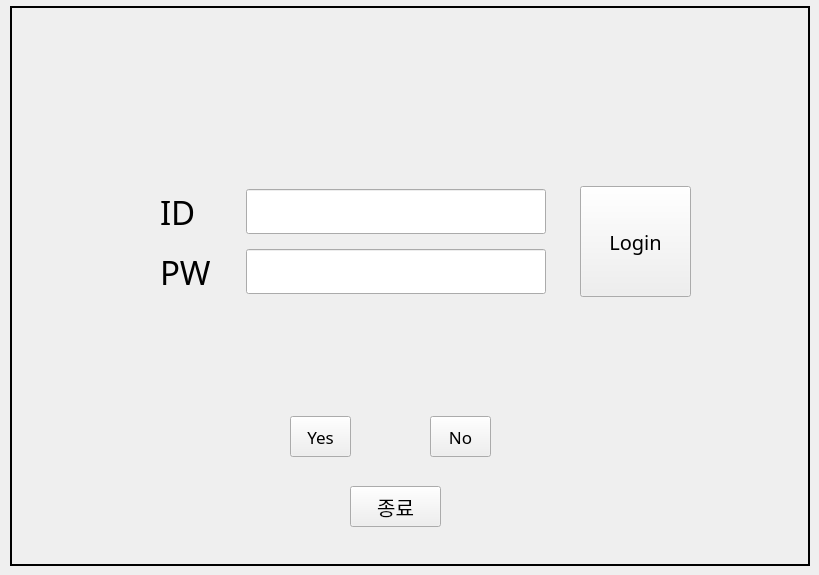
    <widget class="QWidget" name="Login_UI">
     <widget class="QFrame" name="frame_4">
      <property name="geometry">
       <rect>
        <x>10</x>
        <y>6</y>
        <width>800</width>
        <height>560</height>
       </rect>
      </property>
      <property name="styleSheet">
       <string notr="true">#frame_4{
    border: 2px solid black;
    border-radius: 0px;
}</string>
      </property>
      <property name="frameShape">
       <enum>QFrame::Shape::StyledPanel</enum>
      </property>
      <property name="frameShadow">
       <enum>QFrame::Shadow::Raised</enum>
      </property>
      <widget class="QWidget" name="layoutWidget">
       <property name="geometry">
        <rect>
         <x>130</x>
         <y>180</y>
         <width>426</width>
         <height>52</height>
        </rect>
       </property>
       <layout class="QHBoxLayout" name="horizontalLayout_3">
        <item>
         <widget class="QLabel" name="LoginLabel">
          <property name="minimumSize">
           <size>
            <width>0</width>
            <height>50</height>
           </size>
          </property>
          <property name="maximumSize">
           <size>
            <width>60</width>
            <height>16777215</height>
           </size>
          </property>
          <property name="font">
           <font>
            <family>한컴 울주 반구대 암각화체</family>
            <pointsize>25</pointsize>
           </font>
          </property>
          <property name="text">
           <string>ID   :</string>
          </property>
         </widget>
        </item>
        <item>
         <widget class="QLineEdit" name="LoginLineEditor">
          <property name="minimumSize">
           <size>
            <width>300</width>
            <height>0</height>
           </size>
          </property>
          <property name="maximumSize">
           <size>
            <width>300</width>
            <height>16777215</height>
           </size>
          </property>
          <property name="font">
           <font>
            <pointsize>25</pointsize>
           </font>
          </property>
          <property name="mouseTracking">
           <bool>true</bool>
          </property>
         </widget>
        </item>
       </layout>
      </widget>
      <widget class="QPushButton" name="ExitButton_LoginUI">
       <property name="geometry">
        <rect>
         <x>340</x>
         <y>480</y>
         <width>91</width>
         <height>41</height>
        </rect>
       </property>
       <property name="font">
        <font>
         <family>휴먼편지체</family>
         <pointsize>15</pointsize>
        </font>
       </property>
       <property name="text">
        <string>종료</string>
       </property>
      </widget>
      <widget class="QPushButton" name="LoginNoButton">
       <property name="geometry">
        <rect>
         <x>420</x>
         <y>410</y>
         <width>61</width>
         <height>41</height>
        </rect>
       </property>
       <property name="font">
        <font>
         <family>휴먼편지체</family>
         <pointsize>13</pointsize>
        </font>
       </property>
       <property name="text">
        <string>No</string>
       </property>
      </widget>
      <widget class="QPushButton" name="LoginYesButton">
       <property name="geometry">
        <rect>
         <x>280</x>
         <y>410</y>
         <width>61</width>
         <height>41</height>
        </rect>
       </property>
       <property name="font">
        <font>
         <family>휴먼편지체</family>
         <pointsize>13</pointsize>
        </font>
       </property>
       <property name="text">
        <string>Yes</string>
       </property>
      </widget>
      <widget class="QLabel" name="WarningLabel">
       <property name="geometry">
        <rect>
         <x>60</x>
         <y>40</y>
         <width>681</width>
         <height>131</height>
        </rect>
       </property>
       <property name="font">
        <font>
         <pointsize>22</pointsize>
        </font>
       </property>
       <property name="styleSheet">
        <string notr="true">color:red</string>
       </property>
       <property name="text">
        <string/>
       </property>
       <property name="alignment">
        <set>Qt::AlignmentFlag::AlignCenter</set>
       </property>
      </widget>
      <widget class="QLabel" name="LoginCheckLabel">
       <property name="geometry">
        <rect>
         <x>100</x>
         <y>310</y>
         <width>611</width>
         <height>101</height>
        </rect>
       </property>
       <property name="font">
        <font>
         <pointsize>20</pointsize>
        </font>
       </property>
       <property name="text">
        <string/>
       </property>
       <property name="alignment">
        <set>Qt::AlignmentFlag::AlignCenter</set>
       </property>
      </widget>
      <widget class="QWidget" name="layoutWidget_2">
       <property name="geometry">
        <rect>
         <x>130</x>
         <y>240</y>
         <width>426</width>
         <height>52</height>
        </rect>
       </property>
       <layout class="QHBoxLayout" name="horizontalLayout_4">
        <item>
         <widget class="QLabel" name="LoginLabel_2">
          <property name="minimumSize">
           <size>
            <width>0</width>
            <height>50</height>
           </size>
          </property>
          <property name="maximumSize">
           <size>
            <width>60</width>
            <height>16777215</height>
           </size>
          </property>
          <property name="font">
           <font>
            <family>한컴 울주 반구대 암각화체</family>
            <pointsize>25</pointsize>
           </font>
          </property>
          <property name="text">
           <string>PW :</string>
          </property>
         </widget>
        </item>
        <item>
         <widget class="QLineEdit" name="PWLineEditor">
          <property name="minimumSize">
           <size>
            <width>300</width>
            <height>0</height>
           </size>
          </property>
          <property name="maximumSize">
           <size>
            <width>300</width>
            <height>16777215</height>
           </size>
          </property>
          <property name="font">
           <font>
            <pointsize>25</pointsize>
           </font>
          </property>
          <property name="mouseTracking">
           <bool>true</bool>
          </property>
         </widget>
        </item>
       </layout>
      </widget>
      <widget class="QPushButton" name="LoginButton">
       <property name="geometry">
        <rect>
         <x>570</x>
         <y>180</y>
         <width>111</width>
         <height>111</height>
        </rect>
       </property>
       <property name="minimumSize">
        <size>
         <width>0</width>
         <height>50</height>
        </size>
       </property>
       <property name="maximumSize">
        <size>
         <width>111</width>
         <height>16777215</height>
        </size>
       </property>
       <property name="font">
        <font>
         <family>한컴 울주 반구대 암각화체</family>
         <pointsize>15</pointsize>
        </font>
       </property>
       <property name="text">
        <string>Login</string>
       </property>
      </widget>
     </widget>
    </widget>
